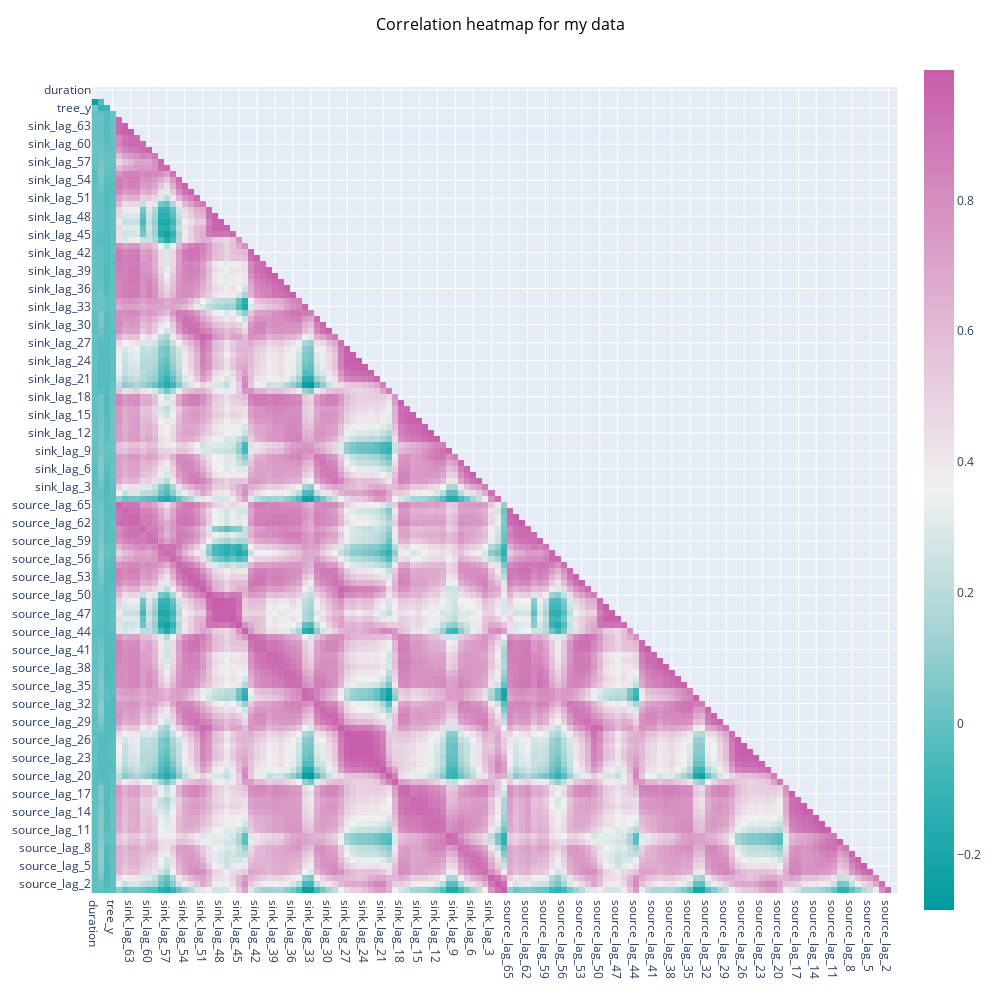

The cell this chart's notebook holds for it:
### Code cell
# examine correlation between variables
vars = top_df_copy.drop(columns = ['ShadowPricePerMWH', 'StartDate', 'EndDate', 'date', 'auction_info', 'auction_date', 'agg_MW', 'CRRPerMWH', 'predict_result', 'Sink', 'Source', 'TimeOfUse'])
print(vars.columns)

vars_corr = vars.corr(method='pearson')
mask = np.triu(np.ones_like(vars_corr, dtype=bool))
vars_corr = vars_corr.mask(mask)

fig = px.imshow(vars_corr, text_auto = True, color_continuous_scale="Tropic")
fig.update_layout(
    title=f'Correlation heatmap for my data',
    width=1000, height=1000,
    title_font=dict(size=16, color='black'),  # Customize title font
    title_x=0.5  # Center the title
)
fig.show()

### Figure 1 — Plotly figure (JSON) as saved in the notebook; plotly's stock layout.template omitted (floating-point values rounded to 4 significant figures; data arrays with more than 128 entries replaced by an {"elided": "..."} marker saying what was removed)
{"data": [{"coloraxis": "coloraxis", "hovertemplate": "x: %{x}<br>y: %{y}<br>color: %{z}<extra></extra>", "name": "0", "texttemplate": "%{z}", "type": "heatmap", "x": {"elided": "134 str values"}, "xaxis": "x", "y": {"elided": "134 str values"}, "yaxis": "y", "z": {"elided": "134x134 float values"}}], "layout": {"coloraxis": {"colorscale": [[0, "rgb(0, 155, 158)"], [0.1667, "rgb(66, 183, 185)"], [0.3333, "rgb(167, 211, 212)"], [0.5, "rgb(241, 241, 241)"], [0.6667, "rgb(228, 193, 217)"], [0.8333, "rgb(214, 145, 193)"], [1, "rgb(199, 93, 171)"]]}, "height": 1000, "margin": {"t": 60}, "title": {"font": {"color": "black", "size": 16}, "text": "Correlation heatmap for my data", "x": 0.5}, "width": 1000, "xaxis": {"anchor": "y", "constrain": "domain", "domain": [0, 1], "scaleanchor": "y"}, "yaxis": {"anchor": "x", "autorange": "reversed", "constrain": "domain", "domain": [0, 1]}}}
